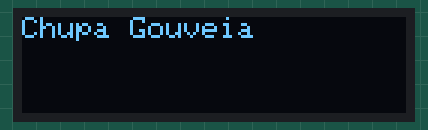
Recording of a sketch running on a simulated Arduino Uno, built with avr-gcc and run on an emulated ATmega328P. Parts: 128×32 one-colour display.

Above: at 0.1 s.
At 2.1 s:
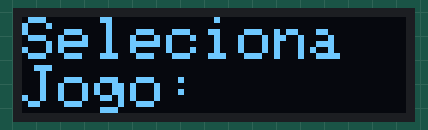
At 5.16 s:
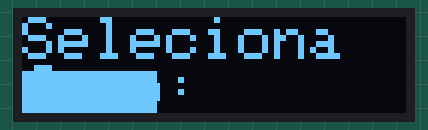
At 8.3 s:
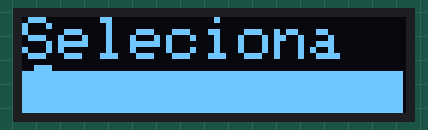
At 11.42 s:
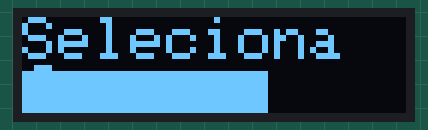
At 14.6 s:
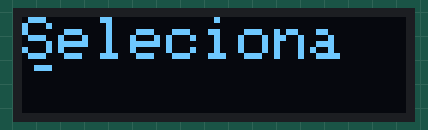

Measured:
- by itself, everything shown: repeats every 16.5 s, in 102 steps
- what the display in image 1 shows lasts 2.0 s, from 2.1 s to 4.1 s

The sketch:

teste_oled.ino
```cpp
#include <SPI.h>
#include <Wire.h>
#include <Adafruit_GFX.h>
#include <Adafruit_SSD1306.h>

#define SCREEN_WIDTH 128 // OLED display width, in pixels
#define SCREEN_HEIGHT 32 // OLED display height, in pixels

// Declaration for an SSD1306 display connected to I2C (SDA, SCL pins)
// The pins for I2C are defined by the Wire-library.
// On an arduino UNO:       A4(SDA), A5(SCL)
// On an arduino MEGA 2560: 20(SDA), 21(SCL)
// On an arduino LEONARDO:   2(SDA),  3(SCL), ...
#define OLED_RESET     -1 // Reset pin # (or -1 if sharing Arduino reset pin)
#define SCREEN_ADDRESS 0x3C ///< See datasheet for Address; 0x3D for 128x64, 0x3C for 128x32
Adafruit_SSD1306 oled(SCREEN_WIDTH, SCREEN_HEIGHT, &Wire, OLED_RESET);

#define NUMFLAKES     10 // Number of snowflakes in the animation example

#define LOGO_HEIGHT   16
#define LOGO_WIDTH    16

void setup() {
  Serial.begin(9600);

  // initialize the OLED object
  if(!oled.begin(SSD1306_SWITCHCAPVCC, SCREEN_ADDRESS)) {
    Serial.println(F("SSD1306 allocation failed"));
    for(;;); // Don't proceed, loop forever
  }

  oled.setTextColor(WHITE);

}

void loop() {

  ClearOLED();
  WriteOLED(1, 0, 0, "Chupa Gouveia");
  DisplayOLED();
  delay(2000);
  ClearOLED();
  WriteOLED(2,0,0,"Seleciona");
  WriteOLED(2,0,16,"Jogo:");
  DisplayOLED();
  delay(2000);

  DrawLineAnimation(127, 1);
  delay(2000);
  DeDrawLineAnimation(128, 1);
  delay(2000);
}

//*****************************************************
//
// OLED
//
//*****************************************************

void SetupOLED(){
  // initialize the OLED object
  if(!oled.begin(SSD1306_SWITCHCAPVCC, SCREEN_ADDRESS)) {
    Serial.println(F("SSD1306 allocation failed"));
  } else{
    Serial.println("OLED Inicializado com Sucesso");
  }
}

void ClearOLED(){
  oled.clearDisplay();
}

void WriteOLED(int textSize, int x, int y, String text){
  oled.setTextSize(textSize);
  oled.setCursor(x,y);
  oled.println(text);
}

void DisplayOLED(){
  oled.display();
}

void DrawLineAnimation(int progress, int speed) {
  for (int i = 0; i < progress; i++) {
    DrawLine(i);
    delay(speed);
  }
}

void DrawLine(int xMax){
  for (int i = 18; i <= 32; i++) {
    oled.writeLine(0, i, xMax, i, WHITE);
  }
  DisplayOLED();
}

void DeDrawLineAnimation(int progress, int speed) {
  for (int i = 0; i < progress; i++) {
    DeDrawLine(127-i);
    delay(speed);
  }
}

void DeDrawLine(int xMin){
  for (int i = 18; i <= 32; i++) {
    oled.writeLine(xMin, i, 127, i, BLACK);
  }
  DisplayOLED();
}
```
